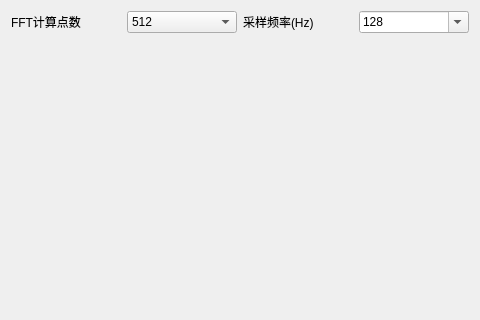
<?xml version="1.0" encoding="UTF-8"?>
<ui version="4.0">
 <class>FFT_Dialog</class>
 <widget class="QDialog" name="FFT_Dialog">
  <property name="windowModality">
   <enum>Qt::NonModal</enum>
  </property>
  <property name="geometry">
   <rect>
    <x>0</x>
    <y>0</y>
    <width>480</width>
    <height>320</height>
   </rect>
  </property>
  <property name="windowTitle">
   <string>FFT Beta</string>
  </property>
  <property name="sizeGripEnabled">
   <bool>false</bool>
  </property>
  <layout class="QFormLayout" name="formLayout">
   <item row="0" column="0" colspan="2">
    <layout class="QVBoxLayout" name="verticalLayout">
     <item>
      <layout class="QHBoxLayout" name="horizontalLayout">
       <item>
        <widget class="QLabel" name="label_cal_point">
         <property name="text">
          <string>FFT计算点数</string>
         </property>
         <property name="buddy">
          <cstring>cal_point</cstring>
         </property>
        </widget>
       </item>
       <item>
        <widget class="QComboBox" name="cal_point">
         <property name="statusTip">
          <string>需要大于采样频率</string>
         </property>
         <property name="editable">
          <bool>false</bool>
         </property>
         <property name="currentIndex">
          <number>6</number>
         </property>
         <item>
          <property name="text">
           <string>8</string>
          </property>
         </item>
         <item>
          <property name="text">
           <string>16</string>
          </property>
         </item>
         <item>
          <property name="text">
           <string>32</string>
          </property>
         </item>
         <item>
          <property name="text">
           <string>64</string>
          </property>
         </item>
         <item>
          <property name="text">
           <string>128</string>
          </property>
         </item>
         <item>
          <property name="text">
           <string>256</string>
          </property>
         </item>
         <item>
          <property name="text">
           <string>512</string>
          </property>
         </item>
         <item>
          <property name="text">
           <string>1024</string>
          </property>
         </item>
         <item>
          <property name="text">
           <string>2048</string>
          </property>
         </item>
         <item>
          <property name="text">
           <string>4096</string>
          </property>
         </item>
         <item>
          <property name="text">
           <string>8192</string>
          </property>
         </item>
        </widget>
       </item>
       <item>
        <widget class="QLabel" name="label_sample_frq">
         <property name="text">
          <string>采样频率(Hz)</string>
         </property>
         <property name="buddy">
          <cstring>cal_point</cstring>
         </property>
        </widget>
       </item>
       <item>
        <widget class="QComboBox" name="sample_frq">
         <property name="statusTip">
          <string>用于映射正确的频率</string>
         </property>
         <property name="editable">
          <bool>true</bool>
         </property>
         <property name="currentIndex">
          <number>11</number>
         </property>
         <item>
          <property name="text">
           <string>auto</string>
          </property>
         </item>
         <item>
          <property name="text">
           <string>10</string>
          </property>
         </item>
         <item>
          <property name="text">
           <string>20</string>
          </property>
         </item>
         <item>
          <property name="text">
           <string>30</string>
          </property>
         </item>
         <item>
          <property name="text">
           <string>32</string>
          </property>
         </item>
         <item>
          <property name="text">
           <string>40</string>
          </property>
         </item>
         <item>
          <property name="text">
           <string>50</string>
          </property>
         </item>
         <item>
          <property name="text">
           <string>60</string>
          </property>
         </item>
         <item>
          <property name="text">
           <string>64</string>
          </property>
         </item>
         <item>
          <property name="text">
           <string>80</string>
          </property>
         </item>
         <item>
          <property name="text">
           <string>100</string>
          </property>
         </item>
         <item>
          <property name="text">
           <string>128</string>
          </property>
         </item>
         <item>
          <property name="text">
           <string>200</string>
          </property>
         </item>
         <item>
          <property name="text">
           <string>256</string>
          </property>
         </item>
         <item>
          <property name="text">
           <string>300</string>
          </property>
         </item>
         <item>
          <property name="text">
           <string>400</string>
          </property>
         </item>
         <item>
          <property name="text">
           <string>500</string>
          </property>
         </item>
         <item>
          <property name="text">
           <string>512</string>
          </property>
         </item>
         <item>
          <property name="text">
           <string>600</string>
          </property>
         </item>
         <item>
          <property name="text">
           <string>800</string>
          </property>
         </item>
         <item>
          <property name="text">
           <string>1000</string>
          </property>
         </item>
         <item>
          <property name="text">
           <string>1024</string>
          </property>
         </item>
        </widget>
       </item>
      </layout>
     </item>
     <item>
      <widget class="QCustomPlot" name="plotter" native="true">
       <property name="sizePolicy">
        <sizepolicy hsizetype="Expanding" vsizetype="Expanding">
         <horstretch>0</horstretch>
         <verstretch>0</verstretch>
        </sizepolicy>
       </property>
       <property name="contextMenuPolicy">
        <enum>Qt::CustomContextMenu</enum>
       </property>
      </widget>
     </item>
     <item>
      <widget class="QStatusBar" name="statusBar">
       <property name="sizePolicy">
        <sizepolicy hsizetype="Preferred" vsizetype="Minimum">
         <horstretch>0</horstretch>
         <verstretch>0</verstretch>
        </sizepolicy>
       </property>
       <property name="sizeGripEnabled">
        <bool>false</bool>
       </property>
      </widget>
     </item>
    </layout>
   </item>
  </layout>
 </widget>
 <layoutdefault spacing="6" margin="11"/>
 <customwidgets>
  <customwidget>
   <class>QCustomPlot</class>
   <extends>QWidget</extends>
   <header>qcustomplot.h</header>
   <container>1</container>
  </customwidget>
 </customwidgets>
 <resources/>
 <connections/>
</ui>
